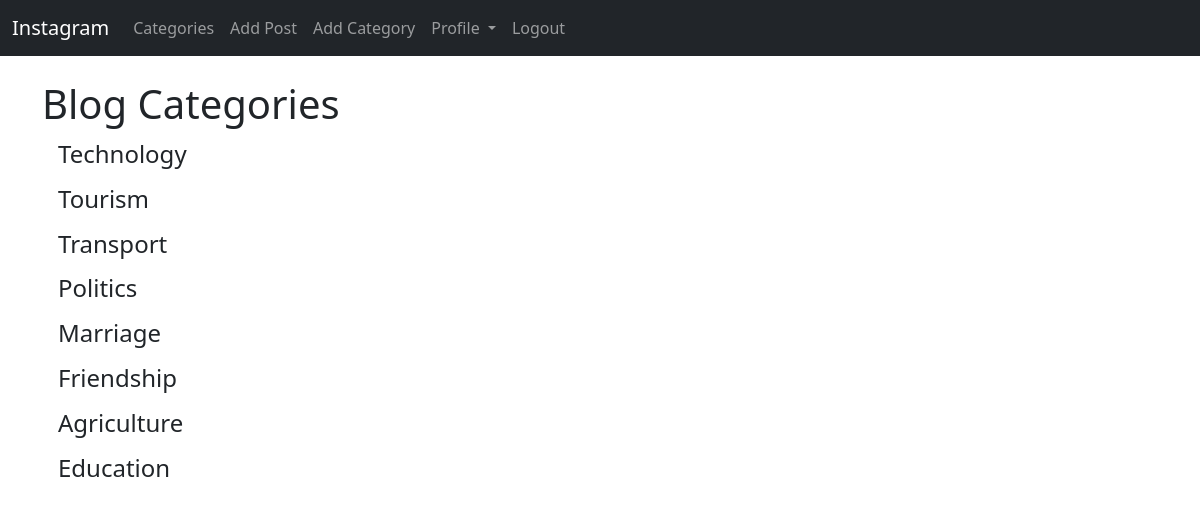
Screenshot of /category_list/ (signed in) with the database file from the repository.
### theinsta/models.py (models this page shows, shortened)
class Category(models.Model):
    name = models.CharField(max_length=255)
    def __str__(self):
        return self.name

### theinsta/views.py (the view)
# urls.py: path('category_list/', CategoryListView, name='category-list'),
def CategoryListView(request):
    cat_menu_list = Category.objects.all()
    return render(request,'category_list.html',{'cat_menu_list': cat_menu_list})

### theinsta/templates/category_list.html (shortened to what this page needs)
{% extends 'base.html' %}
{% block content %}
    <h1>Blog Categories</h1>
    {% for item in cat_menu_list %}
        <h4><a class="dropdown-item" href=" {% url 'category' item|slugify %} "> {{ item }} </a>
        </h4>
    {% endfor %}
{% endblock %}

### rows the page displays
Category: name "Technology"
Category: name "Tourism"
Category: name "Transport"
Category: name "Politics"
Category: name "Marriage"
Category: name "Friendship"
Category: name "Agriculture"
Category: name "Education"
